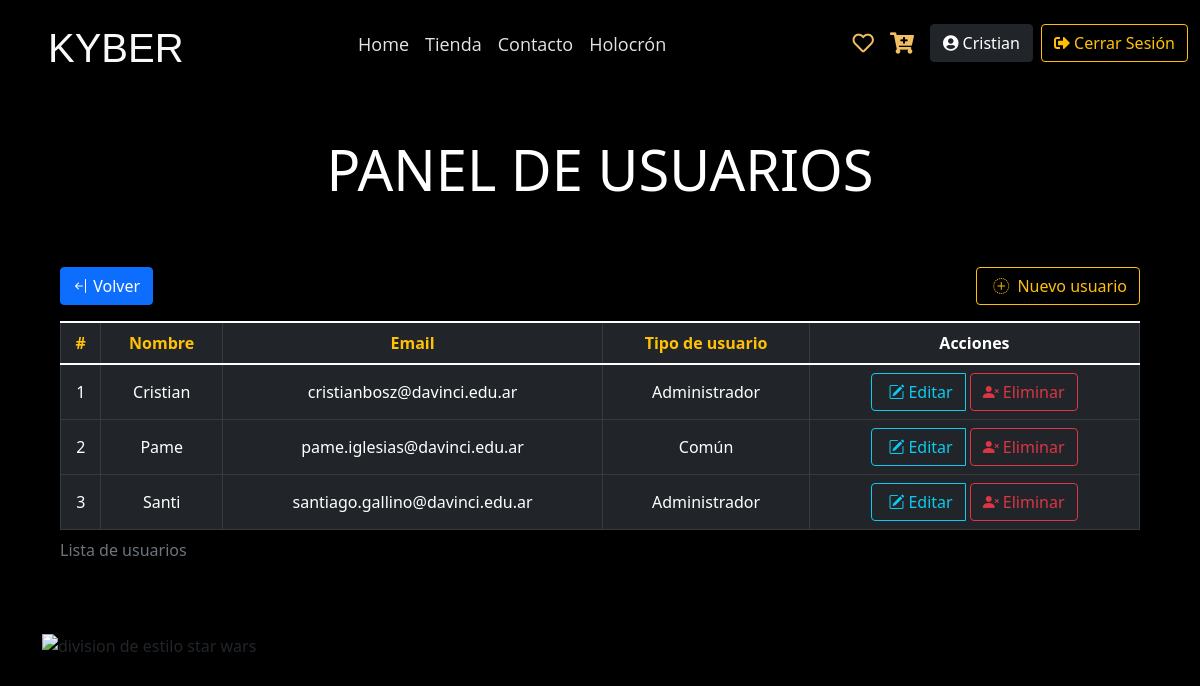
Screenshot of /panel/panel.php?seccion=listado_usuarios (signed in) with the database file from the repository.
### tables this page shows
CREATE TABLE IF NOT EXISTS usuarios (
                        usuarios_id INT UNSIGNED AUTO_INCREMENT NOT NULL PRIMARY KEY, 
                        nombre VARCHAR (20) NOT NULL,
                        apellido VARCHAR (20) NULL,
                        email VARCHAR (120) NOT NULL,
                        fecha_nacimiento DATE NULL,
                        password VARCHAR (255) NOT NULL,
                        img_user VARCHAR(80) NULL,
                        tipo_user_id_fk TINYINT UNSIGNED NOT NULL,

                        FOREIGN KEY (tipo_user_id_fk) REFERENCES tipo_usuarios (tipo_user_id) ON DELETE RESTRICT ON UPDATE CASCADE
 );

CREATE TABLE IF NOT EXISTS tipo_usuarios(
    tipo_user_id TINYINT UNSIGNED AUTO_INCREMENT NOT NULL PRIMARY KEY,
    tipo    VARCHAR(80) NOT NULL

);

### panel/secciones/listado_usuarios.php (the view, shortened to what this page needs)
<?php
$orden = '';
$select_blog_panel = "SELECT usuarios_id, nombre, email, tipo
FROM usuarios
LEFT JOIN tipo_usuarios ON tipo_user_id = tipo_user_id_fk
$orden;";
$resSelect_blog_panel = mysqli_query($cnx, $select_blog_panel);
?>
<section class="p-5 m-0">
    <h2 class="display-4 text-center text-white mb-5">PANEL DE USUARIOS</h2>
  <div class="container">
    <div class="row m-0 p-0">
        <div class="col-12 m-0 p-0">
             <a class="btn btn-primary my-3" href="panel.php?seccion=inicio" role="button"><i class="bi bi-arrow-bar-left"></i> Volver</a>
             <a href="panel.php?seccion=alta_usuarios" class="btn btn-outline-warning float-end my-3"><i class="bi bi-plus-circle-dotted mx-1"></i> Nuevo usuario </a>
            <div class="table-responsive">
                <table class="table align-middle table-bordered table-dark table-hover">
                <caption>Lista de usuarios</caption>
                    <thead class="text-center">
                        <tr>
                            <th><a href="panel.php?seccion=listado_usuarios&columna=usuarios_id&orden=ASC" class="text-warning text-decoration-none">#</a></th>
                            <th><a href="panel.php?seccion=listado_usuarios&columna=nombre&orden=ASC" class="text-warning text-decoration-none">Nombre</a></th>
                            <th><a href="panel.php?seccion=listado_usuarios&columna=email&orden=ASC" class="text-warning text-decoration-none">Email</a></th>
                            <th><a href="panel.php?seccion=listado_usuarios&columna=tipo&orden=ASC" class="text-warning text-decoration-none">Tipo de usuario</a></th>
                            <th>Acciones</th>
                        </tr>
                    </thead>
                    <tbody>
                    <?php
                    while ($user = mysqli_fetch_assoc($resSelect_blog_panel)):
                    ?>
                                <tr class="text-center">
                                    <td class="text-center"><?= $user['usuarios_id'] ?></td>
                                    <td><?= ucfirst($user['nombre']) ?></td>
                                    <td><?= $user['email'] ?></td>
                                   <td><?= $user['tipo'] ?></td>
                                    <td class="text-center">
                                    <div class="btn-group">
                                            <a class="btn btn-outline-info me-1" href="panel.php?seccion=alta_usuarios&id=<?= $user['usuarios_id'] ?>" role="button"><i class="bi bi-pencil-square mx-1"></i>Editar</a>
                                                <form action="procesos/p_baja_usuarios.php" method="POST">
                                                            <button class="btn btn-outline-danger" type="submit">
                                                            <i class="bi bi-person-x-fill"></i> Eliminar</button>
                                                </form>
                                        </div>
                                    </td>
                                </tr>
                    <?php
                    endwhile;
                    ?>
                    </tbody>
                </table>
            </div>
        </div>
    </div>
    </div>
</section>

### css/estilos.css (style rules this page uses)
html { background-color: black !important; color: black !important; }

### rows the page displays
usuarios: usuarios_id "1", nombre "Cristian", email "cristianbosz@davinci.edu.ar", tipo_user_id_fk.tipo "Administrador"
usuarios: usuarios_id "2", nombre "Pame", email "pame.iglesias@davinci.edu.ar", tipo_user_id_fk.tipo "Común"
usuarios: usuarios_id "3", nombre "Santi", email "santiago.gallino@davinci.edu.ar", tipo_user_id_fk.tipo "Administrador"

### other values shown
$boton "Home"
$boton "Tienda"
$boton "Contacto"
$boton "Holocrón"
$_SESSION['usuario']['nombre'] "Cristian"
